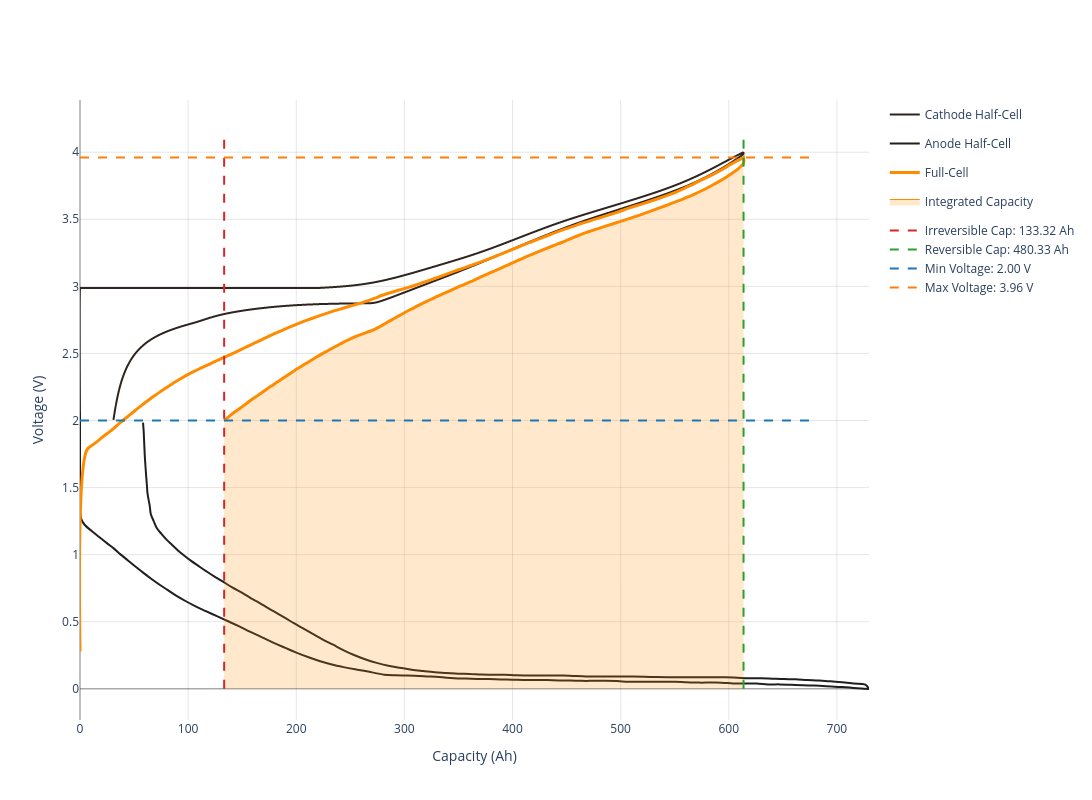

The notebook cell saved with this chart:
### Code cell
cell.get_capacity_plot(width=1300, height=800).show()

### Figure 1 — Plotly figure (JSON) as saved in the notebook; plotly's stock layout.template omitted (floating-point values rounded to 4 significant figures; data arrays with more than 128 entries replaced by an {"elided": "..."} marker saying what was removed)
{"data": [{"customdata": {"elided": "8605 float values"}, "hovertemplate": "<b>Cathode</b><br>Capacity: %{x:.2f} mAh/cm²<br>Voltage: %{y:.3f} V<br>Direction: %{customdata}<extra></extra>", "line": {"color": "#2f241f", "shape": "spline", "width": 2}, "mode": "lines", "name": "Cathode Half-Cell", "type": "scatter", "x": {"elided": "8605 float values"}, "y": {"elided": "8605 float values"}}, {"customdata": {"elided": "173 float values"}, "hovertemplate": "<b>Anode</b><br>Capacity: %{x:.2f} mAh/cm²<br>Voltage: %{y:.3f} V<br>Direction: %{customdata}<extra></extra>", "line": {"color": "#1f1f1f", "shape": "spline", "width": 2}, "mode": "lines", "name": "Anode Half-Cell", "type": "scatter", "x": {"elided": "173 float values"}, "y": {"elided": "173 float values"}}, {"customdata": {"elided": "188 float values"}, "hovertemplate": "<b>Full-Cell</b><br>Capacity: %{x:.2f} mAh/cm²<br>Voltage: %{y:.3f} V<br>Direction: %{customdata}<extra></extra>", "line": {"color": "#ff8c00", "shape": "spline", "width": 3}, "mode": "lines", "name": "Full-Cell", "type": "scatter", "x": {"elided": "188 float values"}, "y": {"elided": "188 float values"}}, {"fill": "tozeroy", "fillcolor": "rgba(255, 140, 0, 0.2)", "line": {"color": "#ff8c00", "width": 1}, "mode": "lines", "name": "Integrated Capacity", "type": "scatter", "x": [613.6, 608.0, 602.4, 596.8, 591.2, 585.6, 580.0, 574.4, 568.8, 563.2, 557.6, 551.9, 546.3, 540.7, 535.1, 529.5, 523.9, 518.3, 512.7, 507.1, 501.5, 495.8, 490.2, 484.6, 479.0, 473.4, 467.8, 462.2, 456.6, 451.0, 445.4, 439.7, 434.1, 428.5, 422.9, 417.3, 411.7, 406.1, 400.5, 394.9, 389.3, 383.6, 378.0, 372.4, 366.8, 361.2, 355.6, 350.0, 344.4, 338.8, 333.2, 327.6, 321.9, 316.3, 310.7, 305.1, 299.5, 293.9, 288.3, 282.7, 277.1, 271.5, 265.8, 260.2, 254.6, 249.0, 243.4, 237.8, 232.2, 226.6, 221.0, 215.4, 209.7, 204.1, 198.5, 192.9, 187.3, 181.7, 176.1, 170.5, 164.9, 159.3, 153.7, 148.0, 142.4, 136.8, 133.3], "y": [3.919, 3.871, 3.84, 3.81, 3.783, 3.757, 3.733, 3.711, 3.689, 3.67, 3.651, 3.633, 3.616, 3.599, 3.583, 3.566, 3.549, 3.533, 3.518, 3.503, 3.488, 3.474, 3.459, 3.445, 3.43, 3.415, 3.4, 3.383, 3.365, 3.346, 3.327, 3.309, 3.292, 3.273, 3.255, 3.236, 3.217, 3.198, 3.177, 3.156, 3.135, 3.116, 3.096, 3.077, 3.056, 3.034, 3.015, 2.997, 2.976, 2.955, 2.935, 2.915, 2.893, 2.871, 2.849, 2.825, 2.801, 2.776, 2.751, 2.725, 2.699, 2.676, 2.659, 2.642, 2.625, 2.604, 2.583, 2.558, 2.534, 2.509, 2.483, 2.457, 2.429, 2.401, 2.373, 2.343, 2.313, 2.283, 2.253, 2.221, 2.189, 2.159, 2.125, 2.091, 2.059, 2.024, 2.0]}, {"legendgroup": "guides", "line": {"color": "#d62728", "dash": "dash", "width": 2}, "mode": "lines", "name": "Irreversible Cap: 133.32 Ah", "showlegend": true, "type": "scatter", "x": [133.3, 133.3], "y": [0, 4.158]}, {"legendgroup": "guides", "line": {"color": "#2ca02c", "dash": "dash", "width": 2}, "mode": "lines", "name": "Reversible Cap: 480.33 Ah", "showlegend": true, "type": "scatter", "x": [613.6, 613.6], "y": [0, 4.158]}, {"legendgroup": "guides", "line": {"color": "#1f77b4", "dash": "dash", "width": 2}, "mode": "lines", "name": "Min Voltage: 2.00 V", "showlegend": true, "type": "scatter", "x": [0, 675.0], "y": [2, 2]}, {"legendgroup": "guides", "line": {"color": "#ff7f0e", "dash": "dash", "width": 2}, "mode": "lines", "name": "Max Voltage: 3.96 V", "showlegend": true, "type": "scatter", "x": [0, 675.0], "y": [3.96, 3.96]}], "layout": {"height": 800, "hovermode": "closest", "paper_bgcolor": "white", "plot_bgcolor": "white", "width": 1300, "xaxis": {"gridcolor": "rgba(128, 128, 128, 0.2)", "gridwidth": 1, "showgrid": true, "title": {"text": "Capacity (Ah)"}, "zeroline": true, "zerolinecolor": "rgba(0, 0, 0, 0.5)", "zerolinewidth": 1}, "yaxis": {"gridcolor": "rgba(128, 128, 128, 0.2)", "gridwidth": 1, "showgrid": true, "title": {"text": "Voltage (V)"}, "zeroline": true, "zerolinecolor": "rgba(0, 0, 0, 0.5)", "zerolinewidth": 1}}}
